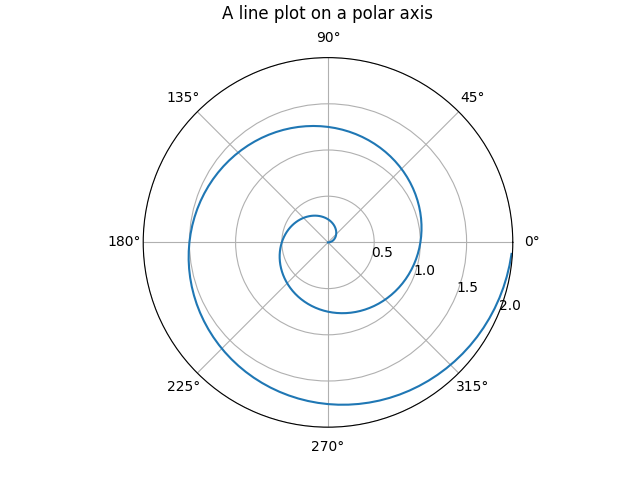

The Python source for this figure:
# 引入所需库
import matplotlib.pyplot as plt
import matplotlib
import numpy as np
matplotlib.use('TkAgg')


# 设置随机数种子
np.random.seed(19680801)


r = np.arange(0, 2, 0.01)
# 极角theta
theta = 2 * np.pi * r
# 创建极坐标图
fig, ax = plt.subplots(subplot_kw={'projection': 'polar'})
# 绘制曲线
ax.plot(theta, r)

# 设置极坐标图的坐标轴范围
ax.set_rmax(2)
# 设置极坐标图的坐标轴刻度
ax.set_rticks([0.5, 1, 1.5, 2])
# 设置极坐标图的坐标轴标签位置
ax.set_rlabel_position(-22.5)
# 设置极坐标图的网格线
ax.grid(True)

ax.set_title("A line plot on a polar axis", va='bottom')
plt.show()
